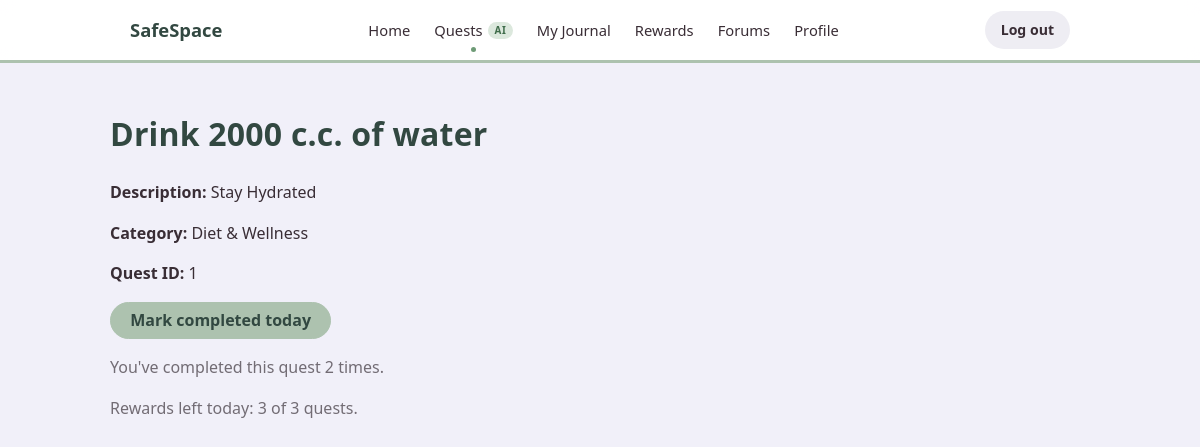
/quests/1/ (signed in), run on the app's committed database.
### core/models.py (models this page shows, shortened)
class Quest(models.Model):
    CATEGORY_CHOICES = [
        ("learning", "Learning"),
        ("budgeting", "Budgeting"),
        ("diet", "Diet & Wellness"),
        ("social", "Social"),
        ("general", "General Self-Care"),
        ("exploration", "Exploration"),
        ("together", "Together"),
        ("other", "Other"),
    ]
    TOGETHER = "together"
    title = models.CharField(max_length=120)
    description = models.TextField(blank=True)
    category = models.CharField(
        max_length=20,
        choices=CATEGORY_CHOICES
    )
    custom_category = models.CharField(
        max_length=50,
        blank=True,
        help_text="Only used if category is set to 'Other'."
    )
    class Meta:
        ordering = ["category", "title"]
        constraints = [
            models.UniqueConstraint(
                fields=["title", "category"],
                name="unique_quest_title_per_category"
            )
        ]
    @property
    def is_together(self):
        return self.category == self.TOGETHER
    def display_category(self):
        if self.category == "other" and self.custom_category:
            return self.custom_category
        if self.is_together:
            return "Joint"
        return self.get_category_display()

### core/views.py (the view, shortened to what this page needs)
# urls.py: path("quests/<int:pk>/",views.quest_detail,name="quest_detail"),
@login_required
def quest_detail(request, pk):
    quest = get_object_or_404(
        Quest,
        pk=pk
    )
    context = {
        "quest": quest,
        "completed_today": quest.pk in completed_today_ids(request.user),
    }
    if not request.user.is_staff:
        context["times_completed"] = quest.completions.filter(
            user=request.user,
            completed_status=True,
        ).count()
        context["rewards_left"] = rewards_left_today(request.user)
        context["daily_reward_limit"] = DAILY_REWARD_LIMIT
    return render(
        request,
        "core/quest_detail.html",
        context
    )

### core/context_processors.py (called while the page is built)
def static_version(request):
    if settings.DEBUG:
        return {"ts": str(int(time.time()))}
    return {"ts": STATIC_VERSION}

def pending_counts(request):
    user = getattr(request, "user", None)
    if user is None or not user.is_authenticated or user.is_staff:
        return {}
    return {
        "pending_count": (
            user.friendship_requests_received.filter(status="pending").count()
            + user.together_invites_received.filter(status="pending").count()
        )
    }

def nav_section(request):
    first = request.path.strip("/").split("/")[0]
    return {"nav_section": "home" if not first else NAV_SECTIONS.get(first, "")}

### core/views.py (called while the page is built)
def completed_today_ids(user):
    if not user.is_authenticated:
        return set()
    return set(
        QuestCompletion.objects.filter(
            user=user,
            quest_date=timezone.localdate(),
            completed_status=True,
        ).values_list("quest_id", flat=True)
    )

def rewards_left_today(user):
    rewarded_today = (
        QuestCompletion.objects
        .filter(user=user, completed_date=timezone.localdate(), unlocked_rewards__isnull=False)
        .distinct()
        .count()
    )
    return max(DAILY_REWARD_LIMIT - rewarded_today, 0)

### core/templates/core/quest_detail.html (shortened to what this page needs)
{% extends "core/base.html" %}
{% block content %}
<h1>{{ quest.title }}</h1>
<p>
    <strong>Description:</strong>
    {% if quest.description %}
        {{ quest.description }}
    {% else %}
        No description provided.
    {% endif %}
</p>
<p>
    <strong>Category:</strong>
    {{ quest.display_category }}
</p>
<p>
    <strong>Quest ID:</strong>
    {{ quest.pk }}
</p>
{% if user.is_staff %}
    <p class="muted">Admin accounts don't complete quests.</p>
{% else %}
    {% if completed_today %}
        <p><strong>✓ Completed today.</strong> Come back tomorrow if you'd like to do it again.</p>
    {% else %}
        <form method="post" action="{% url 'complete_quest' quest.pk %}">
            <button type="submit" class="button-primary">Mark completed today</button>
        </form>
    {% endif %}
    <p class="muted">
        You've completed this quest {{ times_completed }} time{{ times_completed|pluralize }}.
    </p>
    <p class="muted">
        {% if rewards_left %}
            Rewards left today: {{ rewards_left }} of {{ daily_reward_limit }} quests.
        {% else %}
            You've reached today's reward limit ({{ daily_reward_limit }} quests). You can still complete quests; rewards unlock again tomorrow.
        {% endif %}
    </p>
{% endif %}
{% endblock %}

### safespace/ui-ux/static/css/skeleton.css (style rules this page uses)
.button, button, input[type="submit"], input[type="reset"], input[type="button"] { background-color: var(--ash-grey); border: 1px solid var(--ash-grey); color: var(--dark-slate); border-radius: 999px; padding: 0.5rem 1.2rem; font-weight: 600; line-height: 1.2; transition: opacity 0.2s ease, transform 0.02s ease; }

### safespace/ui-ux/static/css/style.css (style rules this page uses)
body { color: var(--shadow-grey); background: var(--ghost-white); font-family: system-ui, -apple-system, Segoe UI, Roboto, "Helvetica Neue", Arial, sans-serif; line-height: 1.55; }
h1, h2, h3, h4, h5 { color: var(--dark-slate); letter-spacing: 0.2px; }
.muted { color: #726c74; }

### data on the page
Quest: title "Drink 2000 c.c. of water", description "Stay Hydrated", display_category "Diet & Wellness", pk "1"

### other printed values
{{ times_completed }} "2"
{{ rewards_left }} "3"
{{ daily_reward_limit }} "3"
